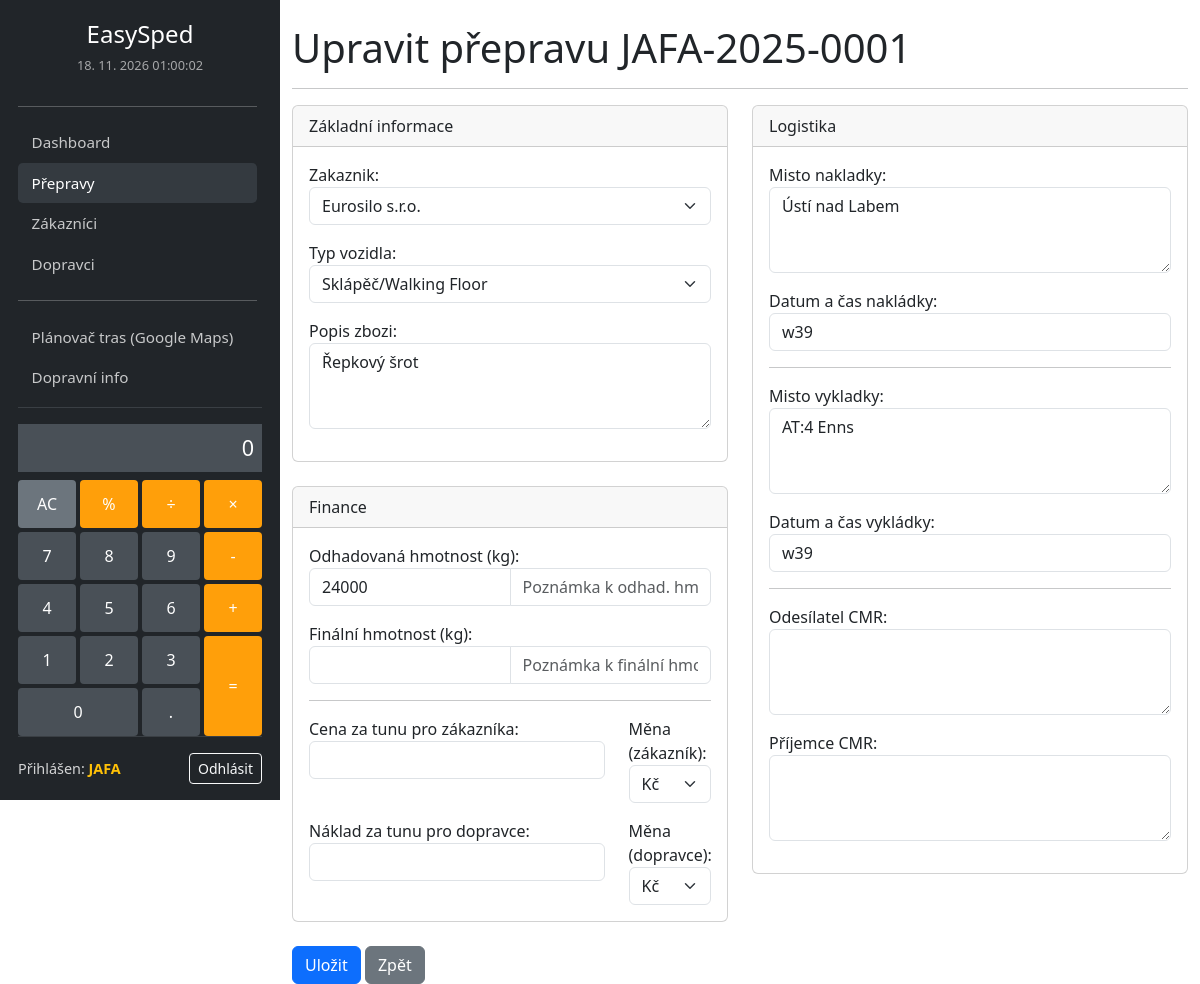
The page /prepravy/1/upravit/ (signed in) on the database its author committed.
### logistika/models.py (models this page shows, shortened)
class Preprava(models.Model):
    TYP_VOZIDLA_CHOICES = [
        ('SKL', 'Sklápěč'),
        ('WF', 'Walking Floor'),
        ('SKL_WF', 'Sklápěč/Walking Floor'),
    ]
    MENA_CHOICES = [
        ('CZK', 'Kč'),
        ('EUR', '€'),
    ]
    STAV_CHOICES = [
        ('nova', 'Nová'),
        ('planovana', 'Plánovaná'),
        ('probiha', 'Probíhá'),
        ('dokoncena', 'Dokončená'),
        ('fakturace', 'K fakturaci'),
        ('uzavrena', 'Uzavřená'),
        ('neprodano', 'Neprodáno'),
    ]
    referencni_cislo = models.CharField(max_length=50, unique=True, blank=True)
    zakaznik = models.ForeignKey(Partner, on_delete=models.PROTECT, related_name='prepravy_zakaznik', limit_choices_to={'typ_partnera__in': ['zakaznik', 'zakaznik_dopravce']})
    dopravce = models.ForeignKey(Partner, on_delete=models.PROTECT, related_name='prepravy_dopravce', null=True, blank=True, limit_choices_to={'typ_partnera__in': ['dopravce', 'zakaznik_dopravce']})
    misto_nakladky = models.TextField()
    datum_cas_nakladky = models.CharField(max_length=50, verbose_name="Datum a čas nakládky")
    misto_vykladky = models.TextField()
    datum_cas_vykladky = models.CharField(max_length=50, verbose_name="Datum a čas vykládky")
    odesilatel_cmr = models.TextField(blank=True, verbose_name="Odesílatel CMR")
    prijemce_cmr = models.TextField(blank=True, verbose_name="Příjemce CMR")
    typ_vozidla = models.CharField(max_length=6, choices=TYP_VOZIDLA_CHOICES, default='SKL')
    popis_zbozi = models.TextField()
    odhadovana_hmotnost_kg = models.IntegerField(default=24000, verbose_name="Odhadovaná hmotnost (kg)")
    poznamka_odhad_hmotnost = models.CharField(max_length=255, blank=True, verbose_name="Poznámka k odhad. hmotnosti")
    finalni_hmotnost_kg = models.IntegerField(null=True, blank=True, verbose_name="Finální hmotnost (kg)")
    poznamka_final_hmotnost = models.CharField(max_length=255, blank=True, verbose_name="Poznámka k finální hmotnosti")
    cena_za_tunu_zakaznik = models.DecimalField(max_digits=10, decimal_places=2, null=True, blank=True, verbose_name="Cena za tunu pro zákazníka")
    mena_zakaznik = models.CharField(max_length=3, choices=MENA_CHOICES, default='CZK', verbose_name="Měna (zákazník)")
    naklad_za_tunu_dopravce = models.DecimalField(max_digits=10, decimal_places=2, null=True, blank=True, verbose_name="Náklad za tunu pro dopravce")
    mena_dopravce = models.CharField(max_length=3, choices=MENA_CHOICES, default='CZK', verbose_name="Měna (dopravce)")
    stav = models.CharField(max_length=20, choices=STAV_CHOICES, default='nova')
    datum_vytvoreni = models.DateTimeField(auto_now_add=True)
    class Meta:
        verbose_name = 'Přeprava'
        verbose_name_plural = 'Přepravy'

### logistika/views.py (the view)
# urls.py: path('prepravy/<int:pk>/upravit/', views.preprava_update, name='preprava_update'),
@login_required
def preprava_update(request, pk):
    preprava = get_object_or_404(Preprava, pk=pk)
    if request.method == 'POST':
        form = PrepravaForm(request.POST, instance=preprava)
        if form.is_valid():
            form.save()
            messages.success(request, f'Přeprava {preprava.referencni_cislo} byla úspěšně upravena.')
            return redirect('preprava_detail', pk=preprava.pk)
    else:
        form = PrepravaForm(instance=preprava)
    return render(request, 'logistika/preprava_form.html', {'form': form, 'title': f'Upravit přepravu {preprava.referencni_cislo}'})

### logistika/context_processors.py (called while the page is built)
def upcoming_holidays(request):
    today = timezone.now().date()
    holidays = (
        Holiday.objects.filter(date__gte=today)
        .order_by("date")[:3]
    )
    return {"upcoming_holidays": holidays}

### logistika/models.py (called while the page is built)
    def __str__(self):
        return self.nazev

### logistika/templates/logistika/preprava_form.html (shortened to what this page needs)
{% extends 'logistika/base.html' %}
{% block content %}
    <h1>{{ title }}</h1>
    <hr>
    <form method="post" novalidate>
        <div class="row">
            <div class="col-md-6">
                <div class="card mb-4">
                    <div class="card-header">Základní informace</div>
                    <div class="card-body">
                        <div class="mb-3">{{ form.zakaznik.label_tag }} {{ form.zakaznik }} {% for error in form.zakaznik.errors %}<div class="invalid-feedback d-block">{{ error }}</div>{% endfor %}</div>
                        <div class="mb-3">{{ form.typ_vozidla.label_tag }} {{ form.typ_vozidla }} {% for error in form.typ_vozidla.errors %}<div class="invalid-feedback d-block">{{ error }}</div>{% endfor %}</div>
                        <div class="mb-3">{{ form.popis_zbozi.label_tag }} {{ form.popis_zbozi }} {% for error in form.popis_zbozi.errors %}<div class="invalid-feedback d-block">{{ error }}</div>{% endfor %}</div>
                    </div>
                </div>
                <div class="card mb-4">
                    <div class="card-header">Finance</div>
                    <div class="card-body">
                        <div class="mb-3">
                            {{ form.odhadovana_hmotnost_kg.label_tag }}
                            <div class="input-group">
                                {{ form.odhadovana_hmotnost_kg }}
                                {{ form.poznamka_odhad_hmotnost }}
                            </div>
                        </div>
                        <div class="mb-3">
                            {{ form.finalni_hmotnost_kg.label_tag }}
                            <div class="input-group">
                                {{ form.finalni_hmotnost_kg }}
                                {{ form.poznamka_final_hmotnost }}
                            </div>
                        </div>
                        <hr>
                        <div class="row">
                            <div class="col-9">{{ form.cena_za_tunu_zakaznik.label_tag }} {{ form.cena_za_tunu_zakaznik }} </div>
                            <div class="col-3">{{ form.mena_zakaznik.label_tag }} {{ form.mena_zakaznik }} {% for error in form.mena_zakaznik.errors %}<div class="invalid-feedback d-block">{{ error }}</div>{% endfor %}</div>
                        </div>
                        <div class="row mt-3">
                            <div class="col-9">{{ form.naklad_za_tunu_dopravce.label_tag }} {{ form.naklad_za_tunu_dopravce }} </div>
                            <div class="col-3">{{ form.mena_dopravce.label_tag }} {{ form.mena_dopravce }} {% for error in form.mena_dopravce.errors %}<div class="invalid-feedback d-block">{{ error }}</div>{% endfor %}</div>
                        </div>
                    </div>
                </div>
            </div>
            <div class="col-md-6">
                <div class="card mb-4">
                    <div class="card-header">Logistika</div>
                    <div class="card-body">
                        <div class="mb-3">{{ form.misto_nakladky.label_tag }} {{ form.misto_nakladky }} {% for error in form.misto_nakladky.errors %}<div class="invalid-feedback d-block">{{ error }}</div>{% endfor %}</div>
                        <div class="mb-3">{{ form.datum_cas_nakladky.label_tag }} {{ form.datum_cas_nakladky }} {% for error in form.datum_cas_nakladky.errors %}<div class="invalid-feedback d-block">{{ error }}</div>{% endfor %}</div>
                        <hr>
                        <div class="mb-3">{{ form.misto_vykladky.label_tag }} {{ form.misto_vykladky }} {% for error in form.misto_vykladky.errors %}<div class="invalid-feedback d-block">{{ error }}</div>{% endfor %}</div>
                        <div class="mb-3">{{ form.datum_cas_vykladky.label_tag }} {{ form.datum_cas_vykladky }} {% for error in form.datum_cas_vykladky.errors %}<div class="invalid-feedback d-block">{{ error }}</div>{% endfor %}</div>
                        <hr>
                        <div class="mb-3">{{ form.odesilatel_cmr.label_tag }} {{ form.odesilatel_cmr }} {% for error in form.odesilatel_cmr.errors %}<div class="invalid-feedback d-block">{{ error }}</div>{% endfor %}</div>
                        <div class="mb-3">{{ form.prijemce_cmr.label_tag }} {{ form.prijemce_cmr }} {% for error in form.prijemce_cmr.errors %}<div class="invalid-feedback d-block">{{ error }}</div>{% endfor %}</div>
                    </div>
                </div>
            </div>
        </div>
        <button type="submit" class="btn btn-primary">Uložit</button>
        <a href="{% url 'seznam_preprav' %}" class="btn btn-secondary">Zpět</a>
    </form>
{% endblock %}

### logistika/templates/logistika/base.html (shortened to what this page needs)
{% load static %}
<!doctype html>
<html lang="cs">
    <link href="https://cdn.jsdelivr.net/npm/bootstrap@5.3.3/dist/css/bootstrap.min.css" rel="stylesheet">
    <link rel="stylesheet" href="https://cdn.jsdelivr.net/npm/flatpickr/dist/flatpickr.min.css">
    <link rel="stylesheet" href="{% static 'css/custom_layout.css' %}">
</head>
<body>
    <div class="sidebar">
        <div class="sidebar-header text-center">
            <a class="navbar-brand fs-4" href="/">EasySped</a>
            <div id="live-datetime"></div>
        </div>
        <div class="sidebar-body overflow-auto">
            <hr>
            <ul class="navbar-nav">
                <li class="nav-item">
                    <a class="nav-link {% if request.path == '/' %}active{% endif %}" href="/">Dashboard</a>
                </li>
                <li class="nav-item">
                    <a class="nav-link {% if '/prepravy' in request.path %}active{% endif %}" href="{% url 'seznam_preprav' %}">Přepravy</a>
                </li>
                <li class="nav-item">
                    <a class="nav-link {% if '/zakaznici' in request.path %}active{% endif %}" href="{% url 'seznam_zakazniku' %}">Zákazníci</a>
                </li>
                <li class="nav-item">
                    <a class="nav-link {% if '/dopravci' in request.path %}active{% endif %}" href="{% url 'seznam_dopravcu' %}">Dopravci</a>
                </li>
                <hr>
                <li class="nav-item">
                    <a class="nav-link" href="https://www.google.com/maps/dir/?dirflg=d" target="_blank">Plánovač tras (Google Maps)</a>
                </li>
                <li class="nav-item">
                    <a class="nav-link" href="https://dopravniinfo.gov.cz/" target="_blank">Dopravní info</a>
                </li>
            </ul>
        </div>
        <div class="calculator">
            <input type="text" class="calculator-screen" value="" disabled />
            <div class="calculator-keys">
                <button type="button" class="clear" value="all-clear" data-area="ac">AC</button>
                <button type="button" class="operator" value="%" data-area="percent">%</button>
                <button type="button" class="operator" value="/" data-area="divide">&divide;</button>
                <button type="button" class="operator" value="*" data-area="multiply">&times;</button>
                <button type="button" class="operator" value="-" data-area="subtract">-</button>
                <button type="button" value="7" data-area="seven">7</button>
                <button type="button" value="8" data-area="eight">8</button>
                <button type="button" value="9" data-area="nine">9</button>
                <button type="button" value="4" data-area="four">4</button>
                <button type="button" value="5" data-area="five">5</button>
                <button type="button" value="6" data-area="six">6</button>
                <button type="button" value="1" data-area="one">1</button>
                <button type="button" value="2" data-area="two">2</button>
                <button type="button" value="3" data-area="three">3</button>
                <button type="button" class="zero" value="0" data-area="zero">0</button>
                <button type="button" class="decimal" value="." data-area="decimal">.</button>
                <button type="button" class="operator" value="+" data-area="add">+</button>
                <button type="button" class="equal-sign operator" value="=" data-area="equals">=</button>
            </div>
        </div>
        <div class="sidebar-footer">
            {% if user.is_authenticated %}
                <div class="user-info">
                    <span class="username">Přihlášen: <strong>{{ user.username }}</strong></span>
                    <a href="{% url 'logout' %}" class="btn btn-sm btn-outline-light">Odhlásit</a>
                </div>
            {% endif %}
        </div>
    </div>
    <main class="main-content container-fluid mt-4">
        {% block content %}
        {% endblock %}
    </main>
</body>
</html>

### logistika/static/css/custom_layout.css (style rules this page uses)
body { padding-left: 280px; }
.sidebar { width: 280px; position: fixed; top: 0; left: 0; height: 100vh; padding: 16px 18px; background-color: #212529; color: white; display: flex; flex-direction: column; }
.sidebar-body { flex: 1; overflow-y: auto; padding-right: 5px; }
.sidebar-header { display: flex; flex-direction: column; align-items: center; margin-bottom: 0.9rem; }
.sidebar .navbar-brand { display: inline-block; margin-bottom: 0.25rem; font-size: 1.35rem; }
.sidebar-header #live-datetime { font-size: 0.8rem; color: rgba(255, 255, 255, 0.6); }
.sidebar .navbar-nav { flex-direction: column !important; width: 100%; }
.sidebar .nav-item { width: 100%; }
.sidebar .nav-link { color: rgba(255, 255, 255, 0.75); padding: 0.55rem 0.85rem; border-radius: 0.3rem; font-size: 0.95rem; }
.sidebar .nav-link:hover, .sidebar .nav-link.active { color: white; background-color: #343a40; }
.main-content { width: 100%; }
.calculator { margin-top: 0.75rem; padding-top: 16px; border-top: 1px solid #3a3f44; }
.calculator-screen { width: 100%; background-color: #495057; border: none; color: white; text-align: right; padding: 8px; font-size: 1.35rem; margin-bottom: 8px; }
.calculator-keys { display: grid; grid-gap: 4px; grid-template-columns: repeat(4, 1fr); grid-template-areas: "ac percent divide multiply" "seven eight nine subtract" "four five six add" "one two three equals" "zero zero decimal equals"; }
.calculator-keys [data-area="ac"] { grid-area: ac; }
.calculator-keys [data-area="percent"] { grid-area: percent; }
.calculator-keys [data-area="divide"] { grid-area: divide; }
.calculator-keys [data-area="multiply"] { grid-area: multiply; }
.calculator-keys [data-area="subtract"] { grid-area: subtract; }
.calculator-keys [data-area="seven"] { grid-area: seven; }
.calculator-keys [data-area="eight"] { grid-area: eight; }
.calculator-keys [data-area="nine"] { grid-area: nine; }
.calculator-keys [data-area="add"] { grid-area: add; }
.calculator-keys [data-area="four"] { grid-area: four; }
.calculator-keys [data-area="five"] { grid-area: five; }
.calculator-keys [data-area="six"] { grid-area: six; }
.calculator-keys [data-area="one"] { grid-area: one; }
.calculator-keys [data-area="two"] { grid-area: two; }
.calculator-keys [data-area="three"] { grid-area: three; }
.calculator-keys [data-area="equals"] { grid-area: equals; }
.calculator-keys [data-area="zero"] { grid-area: zero; }
.calculator-keys [data-area="decimal"] { grid-area: decimal; }
.calculator-keys button { background-color: #495057; border: none; color: white; padding: 12px 0; border-radius: 4px; }
.calculator-keys button.operator { background-color: #ff9f0a; }
.calculator-keys button.clear { background-color: #6c757d; }
.sidebar-footer { padding-top: 1rem; margin-top: auto; border-top: 1px solid #3a3f44; }
.user-info { display: flex; justify-content: space-between; align-items: center; font-size: 0.9rem; color: rgba(255, 255, 255, 0.8); }
.user-info .username strong { color: #ffc107; }

### rows shown on the page
Preprava: zakaznik "Eurosilo s.r.o.", typ_vozidla "Sklápěč/Walking Floor", popis_zbozi "Řepkový šrot", odhadovana_hmotnost_kg "24000", mena_zakaznik "Kč", mena_dopravce "Kč", misto_nakladky "Ústí nad Labem", datum_cas_nakladky "w39", misto_vykladky "AT:4 Enns", datum_cas_vykladky "w39"

### other values the page prints
{{ user.username }} "JAFA"
{{ title }} "Upravit přepravu JAFA-2025-0001"
